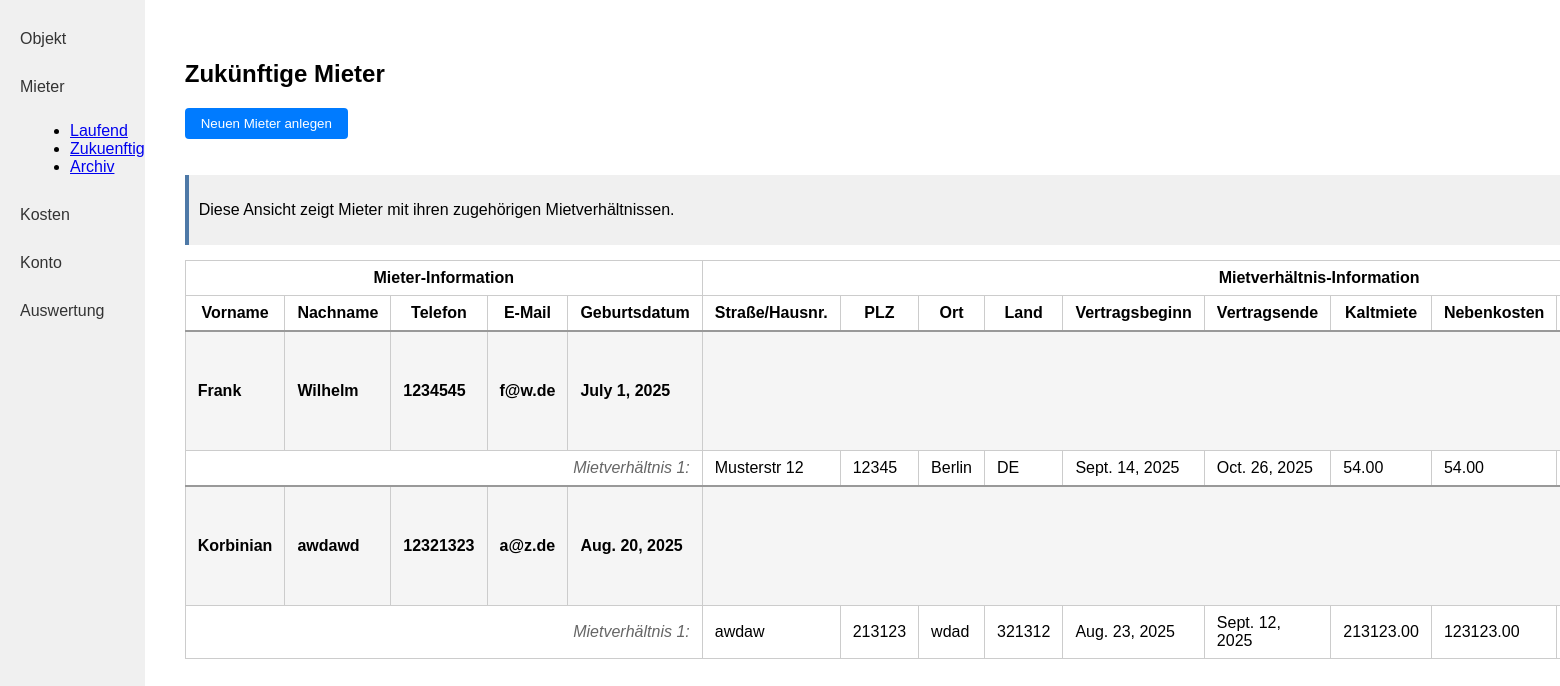
The page /mieter/zukuenftig/ (signed in) on the database its author committed.
### kostenpruefung_mietobjekte_app/models.py (models this page shows, shortened)
class Mieter(models.Model):
    created_by = models.ForeignKey(User, on_delete=models.CASCADE, related_name="mieter_created", null=True, blank=True)
    vorname = models.CharField(max_length=255)
    nachname = models.CharField(max_length=255)
    telefon = models.CharField(max_length=100)
    e_mail = models.EmailField()
    geburtsdatum = models.DateField()

class Mietverhaeltnis(models.Model):
    created_by = models.ForeignKey(User, on_delete=models.CASCADE, related_name="mietverhaeltnis_created", null=True, blank=True)
    mieter = models.ForeignKey(Mieter, on_delete=models.CASCADE, related_name="mietverhaeltnisse")
    strasse_hausnummer = models.CharField(max_length=255)
    plz = models.CharField(max_length=10)
    ort = models.CharField(max_length=100)
    land = models.CharField(max_length=100)
    vertragsbeginn = models.DateField()
    vertragsende = models.DateField()
    kaltmiete = models.DecimalField(max_digits=10, decimal_places=2)
    nebenkosten = models.DecimalField(max_digits=10, decimal_places=2)
    kaution = models.DecimalField(max_digits=10, decimal_places=2)
    mietobjekte = models.ManyToManyField('Mietobjekt')
    mieteinheiten = models.ManyToManyField('Mieteinheit')
    @property
    def mietstatus(self):
        today = datetime.date.today()
        if self.vertragsbeginn > today:
            return "future"
        elif self.vertragsende < today:
            return "past"
        else:
            return "current"

### kostenpruefung_mietobjekte_app/views.py (the view)
# urls.py: path('mieter/zukuenftig/', mieter_zukuenftig, name='mieter_zukuenftig'),
@login_required
def mieter_zukuenftig(request):
    today = timezone.now().date()
    mieter_with_future = Mieter.objects.filter(
        created_by=request.user,
        mietverhaeltnisse__vertragsbeginn__gt=today
    ).distinct().prefetch_related(
        Prefetch(
            'mietverhaeltnisse',
            queryset=Mietverhaeltnis.objects.filter(
                vertragsbeginn__gt=today
            ).prefetch_related('mietobjekte', 'mieteinheiten')
        )
    )
    mieter_without_mietverhaeltnis = Mieter.objects.filter(
        created_by=request.user
    ).exclude(
        mietverhaeltnisse__isnull=False
    )
    return render(request, 'kostenpruefung_mietobjekte_app/mieter_zukuenftig.html', {
        'mieter': mieter_with_future,
        'mieter_without_mietverhaeltnis': mieter_without_mietverhaeltnis
    })

### kostenpruefung_mietobjekte_app/templates/kostenpruefung_mietobjekte_app/mieter_zukuenftig.html
{% include "kostenpruefung_mietobjekte_app/mieter_table.html" with heading="Zukünftige Mieter" %}

### kostenpruefung_mietobjekte_app/templates/kostenpruefung_mietobjekte_app/mieter_table.html (shortened to what this page needs)
{% load static %}
<!DOCTYPE html>
<html lang="de">
<head>
    <link rel="stylesheet" href="{% static 'kostenpruefung_mietobjekte_app/style.css' %}">
</head>
<body>
<div class="flex-container">
    <nav class="sidebar">
        <a class="sidebar-link" href="{% url 'kostenpruefung_mietobjekte_app:objekt_index' %}">Objekt</a>
        <a class="sidebar-link" href="{% url 'kostenpruefung_mietobjekte_app:mieter_laufend' %}">Mieter</a>
        <ul style="list-style-type: disc; margin-left: 30px; margin-bottom: 20px;">
            <li><a href="{% url 'kostenpruefung_mietobjekte_app:mieter_laufend' %}">Laufend</a></li>
            <li><a href="{% url 'kostenpruefung_mietobjekte_app:mieter_zukuenftig' %}">Zukuenftig</a></li>
            <li><a href="{% url 'kostenpruefung_mietobjekte_app:mieter_archiv' %}">Archiv</a></li>
        </ul>
        <a class="sidebar-link" href="{% url 'kostenpruefung_mietobjekte_app:rechnungen' %}">Kosten</a>
        <a class="sidebar-link" href="{% url 'kostenpruefung_mietobjekte_app:konto' %}">Konto</a>
        <a class="sidebar-link" href="{% url 'kostenpruefung_mietobjekte_app:auswertung' %}">Auswertung</a>
    </nav>
    <div class="main-content">
        <h2>{{ heading }}</h2>
        <div class="button-group">
            <form action="{% url 'kostenpruefung_mietobjekte_app:mieter_create_step1' %}" method="get">
                <button class="action-btn" type="submit">Neuen Mieter anlegen</button>
            </form>
        </div>
        <div class="info-box" style="margin-bottom: 15px; padding: 10px; background-color: #f0f0f0; border-left: 4px solid #4e79a7;">
            <p>Diese Ansicht zeigt Mieter mit ihren zugehörigen Mietverhältnissen.</p>
        </div>
        <table class="object-table">
            <tr>
                <th colspan="5">Mieter-Information</th>
                <th colspan="11">Mietverhältnis-Information</th>
            </tr>
            <tr>
                <th>Vorname</th>
                <th>Nachname</th>
                <th>Telefon</th>
                <th>E-Mail</th>
                <th>Geburtsdatum</th>
                <th>Straße/Hausnr.</th>
                <th>PLZ</th>
                <th>Ort</th>
                <th>Land</th>
                <th>Vertragsbeginn</th>
                <th>Vertragsende</th>
                <th>Kaltmiete</th>
                <th>Nebenkosten</th>
                <th>Kaution</th>
            </tr>
            {% for m in mieter %}
            <tr class="mieter-row">
                <td>{{ m.vorname }}</td>
                <td>{{ m.nachname }}</td>
                <td>{{ m.telefon }}</td>
                <td>{{ m.e_mail }}</td>
                <td>{{ m.geburtsdatum }}</td>
                <td colspan="11" style="text-align: center;">
                </td>
            </tr>
            {% for mv in m.mietverhaeltnisse.all %}
            <tr class="mietverhaeltnis-row">
                <td colspan="5" style="text-align: right;">
                    <span class="lease-label">Mietverhältnis {{ forloop.counter }}:</span>
                </td>
                <td>{{ mv.strasse_hausnummer }}</td>
                <td>{{ mv.plz }}</td>
                <td>{{ mv.ort }}</td>
                <td>{{ mv.land }}</td>
                <td>{{ mv.vertragsbeginn }}</td>
                <td>{{ mv.vertragsende }}</td>
                <td>{{ mv.kaltmiete }}</td>
                <td>{{ mv.nebenkosten }}</td>
                <td>{{ mv.kaution }}</td>
            </tr>
            {% empty %}
            <tr class="mietverhaeltnis-empty-row">
                <td colspan="18" style="text-align: center; font-style: italic;">Keine Mietverhältnisse vorhanden</td>
            </tr>
            {% endfor %}
            {% empty %}
            <tr>
                <td colspan="18">Keine Mieter vorhanden.</td>
            </tr>
            {% endfor %}
        </table>
    </div>
</div>
</body>
</html>

### kostenpruefung_mietobjekte_app/static/kostenpruefung_mietobjekte_app/style.css (style rules this page uses)
.mieter-row { background-color: #f5f5f5; font-weight: bold; border-top: 2px solid #999; }
.mietverhaeltnis-row { background-color: white; }
.mietverhaeltnis-row td { padding-left: 20px; }
.lease-label { font-style: italic; color: #666; }
.button-group { margin-bottom: 16px; display: flex; gap: 10px; align-items: center; }
.button-group { margin-top: 20px; display: flex; gap: 10px; }
body { margin: 0; font-family: Arial, sans-serif; }
.flex-container { display: flex; }
.sidebar { width: 200px; background: #f0f0f0; height: 100vh; padding: 20px 0; }
.sidebar-link { display: block; padding: 10px 20px; color: #333; text-decoration: none; margin-bottom: 10px; }
.main-content { flex: 1; padding: 40px; }
.object-table { width: 100%; border-collapse: collapse; }
.object-table th, .object-table td { border: 1px solid #ccc; padding: 8px 12px; }
.action-btn { float: right; padding: 8px 16px; background: #007bff; color: #fff; border: none; border-radius: 4px; cursor: pointer; margin-bottom: 20px; }

### rows shown on the page
Mieter: vorname "Frank", nachname "Wilhelm", telefon "1234545", e_mail "f@w.de", geburtsdatum "July 1, 2025"
Mietverhaeltnis: strasse_hausnummer "Musterstr 12", plz "12345", ort "Berlin", land "DE", vertragsbeginn "Sept. 14, 2025", vertragsende "Oct. 26, 2025", kaltmiete "54.00", nebenkosten "54.00"
Mieter: vorname "Korbinian", nachname "awdawd", telefon "12321323", e_mail "a@z.de", geburtsdatum "Aug. 20, 2025"
Mietverhaeltnis: strasse_hausnummer "awdaw", plz "213123", ort "wdad", land "321312", vertragsbeginn "Aug. 23, 2025", vertragsende "Sept. 12, 2025", kaltmiete "213123.00", nebenkosten "123123.00"

### other values the page prints
{{ heading }} "Zukünftige Mieter"
